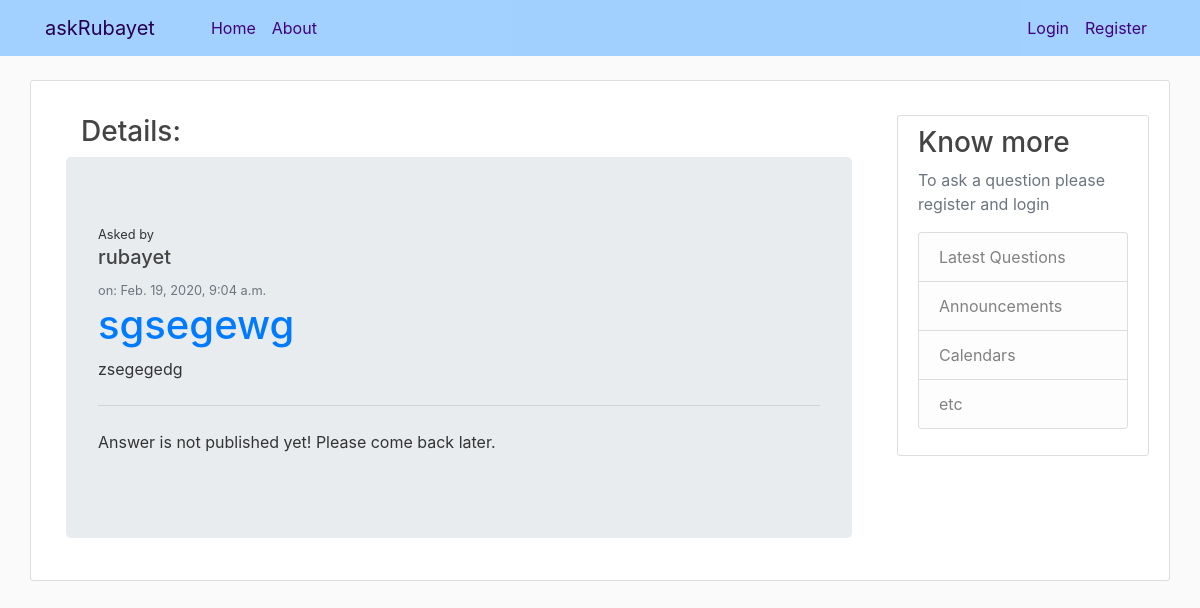
Before: /question/12/ with the older database file.
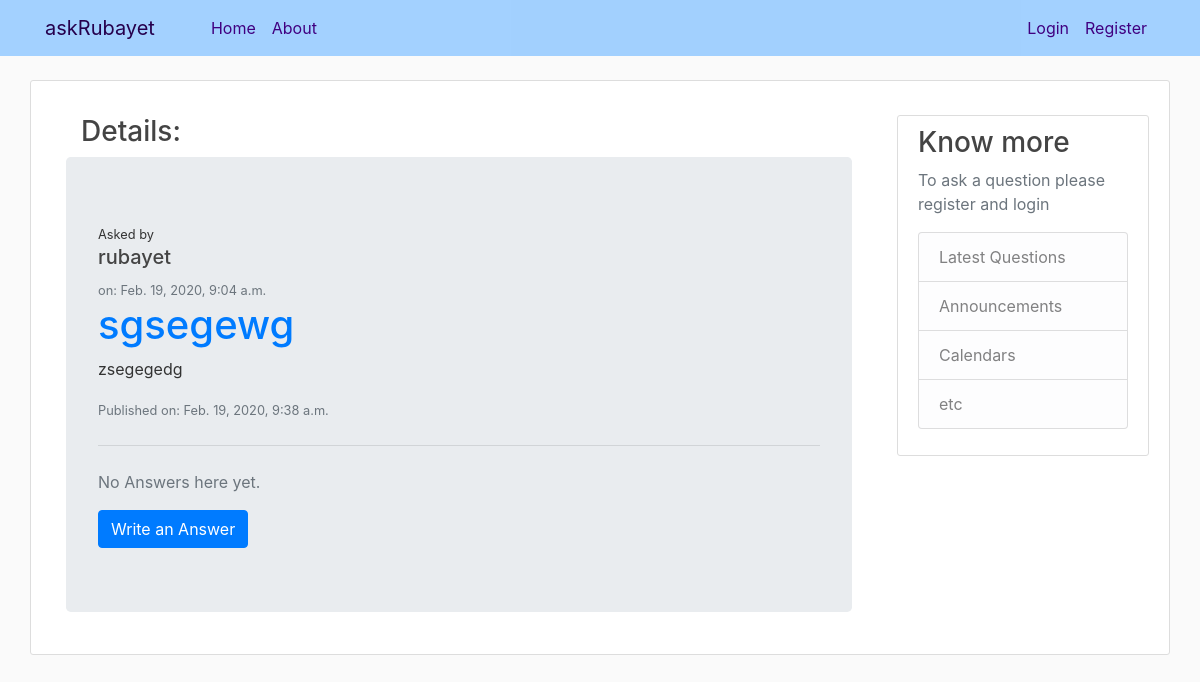
After: the same page with the newer database file.
### ask/models.py (models this page shows, shortened)
class Question(models.Model):
    author                  = models.ForeignKey(settings.AUTH_USER_MODEL, on_delete=models.CASCADE)
    title                   = models.CharField(max_length=300)
    optional_description    = models.TextField(blank=True, null=True)
    created_date            = models.DateTimeField(default=timezone.now)
    published_date          = models.DateTimeField(blank=True, null=True)

### ask/views.py (the view)
# urls.py: path('question/<int:pk>/', views.ques_detail, name = 'ques_detail'),
def ques_detail(request, pk):
    que = get_object_or_404(Question, pk=pk)
    return render(request, 'ask/ques_detail.html', {'que': que})

### ask/templates/ask/ques_detail.html (shortened to what this page needs)
{% extends "ask/base.html" %}
{% block content %}
<div class="container">
  <h3 class="container">Details:</h3>
  <div class="jumbotron">
    <small>Asked by</small>
    {% if que.author.first_name %}
      <h5>{{ que.author.first_name }}</h5>
    {% else %}
      <h5>{{ que.author }}</h5>
    {% endif %}
    <small class="text-muted"> on: {{ que.created_date }}</small>
    <h1 class="display-5"><a href="{% url 'ques_detail' pk=que.pk %}">{{ que.title }}</a></h1>
    <p>{{ que.optional_description|linebreaksbr }}</p>
    {% if que.published_date %}
      <small class="text-muted">Published on: {{ que.published_date }}</small>
    {% endif %}
    {% if not que.published_date %}
      <hr class="my-4">
      {% if not user.is_authenticated %}
        <p>Answer is not published yet! Please come back later.</p>
      {% else %}
        <p>Answer is not published yet!</p>
        <a class="btn btn-success" href="{% url 'ques_publish' pk=que.pk %}">
          Publish Now</a>
      {% endif %}
    {% endif %}
    {% if que.published_date %}
      <hr class="my-4">
      {% for ans in que.answer.all %}
      {% empty %}
        <p class="text-muted">No Answers here yet.</p>
      {% endfor %}
      <a class="btn btn-primary" href="{% url 'add_answer_to_que' pk=que.pk %}">
        Write an Answer</a>
    {% endif %}
  </div>
</div>
{% endblock content %}

Changed rows visible on the page:
changed Question "sgsegewg": published_date (not shown) → "Feb. 19, 2020, 9:38 a.m."
Other visible differences:
text no longer shown: "Answer is not published yet! Please come back later."
text now shown: "Published on: No Answers here yet. Write an Answer"
